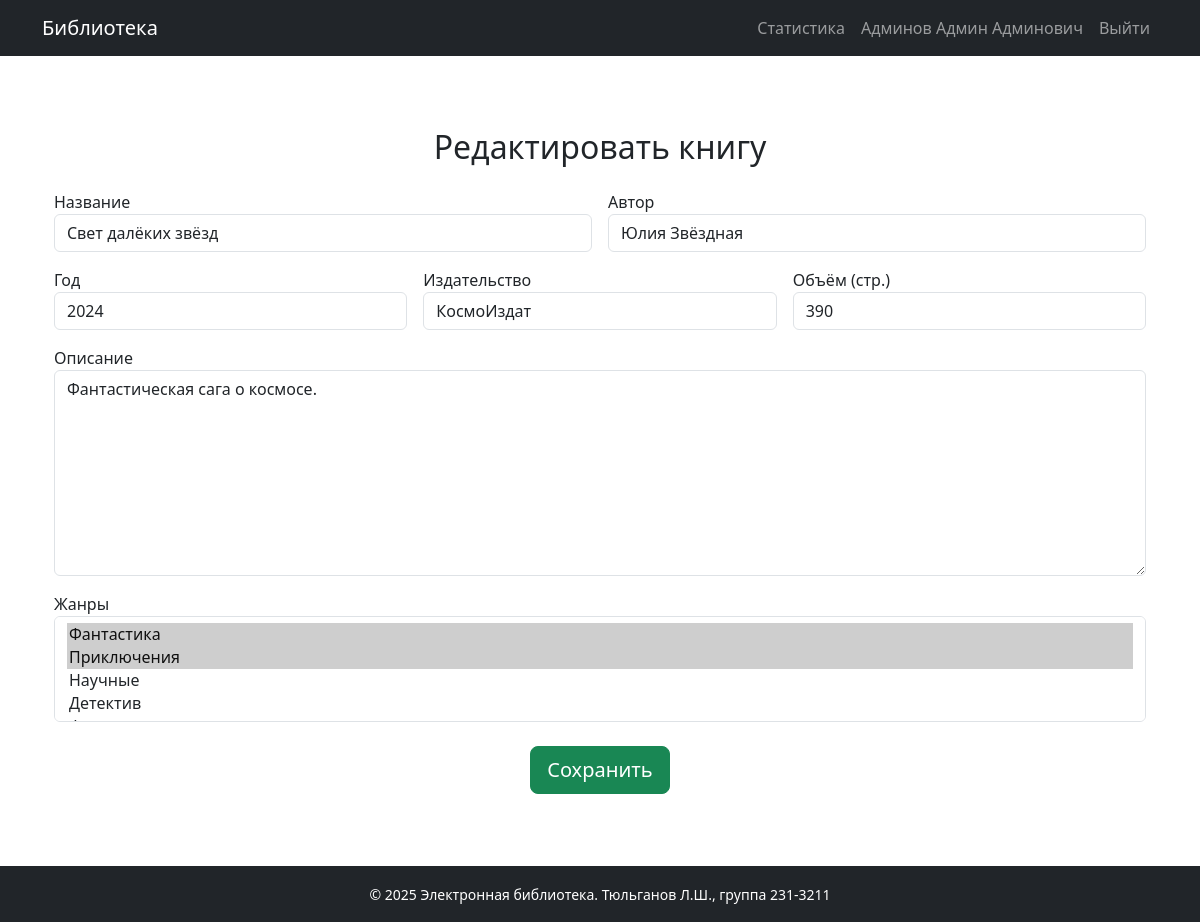
Page /edit/21 (signed in) on the committed database.
### models.py (models this page shows, shortened)
class User(db.Model, UserMixin):
    id = db.Column(db.Integer, primary_key=True)
    username = db.Column(db.String(64), unique=True, nullable=False)
    password_hash = db.Column(db.String(128), nullable=False)
    last_name = db.Column(db.String(64), nullable=False)
    first_name = db.Column(db.String(64), nullable=False)
    middle_name = db.Column(db.String(64), nullable=True)
    role_id = db.Column(db.Integer, db.ForeignKey('role.id'), nullable=False)
    reviews = db.relationship('Review', backref='user', lazy=True)
    view_history = db.relationship('ViewHistory', backref='user', lazy=True)
    def full_name(self):
        return f"{self.last_name} {self.first_name} {self.middle_name or ''}".strip()

class Book(db.Model):
    id = db.Column(db.Integer, primary_key=True)
    title = db.Column(db.String(128), nullable=False)
    description = db.Column(db.Text, nullable=False)
    year = db.Column(db.Integer, nullable=False)
    publisher = db.Column(db.String(128), nullable=False)
    author = db.Column(db.String(128), nullable=False)
    pages = db.Column(db.Integer, nullable=False)
    genres = db.relationship('Genre', secondary=book_genres, back_populates='books')
    cover = db.relationship('Cover', backref='book', uselist=False, cascade="all, delete")
    reviews = db.relationship('Review', backref='book', cascade="all, delete")
    view_history = db.relationship('ViewHistory', backref='book', cascade="all, delete")

### app.py (the view, shortened to what this page needs)
@app.route('/edit/<int:book_id>', methods=['GET', 'POST'])
@login_required
def edit_book(book_id):
    book = Book.query.get_or_404(book_id)
    if current_user.role.name not in ['Администратор', 'Модератор']:
        flash('У вас недостаточно прав.', 'danger')
        return redirect(url_for('index'))
    form = BookForm(obj=book)
    form.genres.choices = [(g.id, g.name) for g in Genre.query.all()]
    if request.method == 'GET':
        form.genres.data = [g.id for g in book.genres]
    return render_template('book_form.html', form=form, title='Редактировать книгу', show_cover_field=False)

### forms.py
class BookForm(FlaskForm):
    title = StringField('Название', validators=[DataRequired(), Length(max=128)])
    description = TextAreaField('Описание', validators=[DataRequired()])
    year = IntegerField('Год', validators=[DataRequired(), NumberRange(min=1000, max=2100)])
    publisher = StringField('Издательство', validators=[DataRequired(), Length(max=128)])
    author = StringField('Автор', validators=[DataRequired(), Length(max=128)])
    pages = IntegerField('Объём (стр.)', validators=[DataRequired(), NumberRange(min=1)])
    genres = SelectMultipleField('Жанры', coerce=int, validators=[DataRequired()])
    cover = FileField('Обложка', validators=[
        FileAllowed(['jpg', 'jpeg', 'png'], 'Только изображения (.jpg, .jpeg, .png)')
    ])
    submit = SubmitField('Сохранить')

### app.py (called while the page is built)
@login_manager.user_loader
def load_user(user_id):
    return User.query.get(int(user_id))

### templates/book_form.html (shortened to what this page needs)
{% extends "base.html" %}
{% block content %}
<div class="container my-5">
  <h2 class="mb-4 text-center">{{ title if title else 'Добавить книгу' }}</h2>
  <form id="book-form" method="POST" {% if show_cover_field %} enctype="multipart/form-data" {% endif %}>
    <div class="row g-3">
      <div class="col-md-6">
        {{ form.title.label }}<br>
        {{ form.title(class="form-control") }}
      </div>
      <div class="col-md-6">
        {{ form.author.label }}<br>
        {{ form.author(class="form-control") }}
      </div>
      <div class="col-md-4">
        {{ form.year.label }}<br>
        {{ form.year(class="form-control") }}
      </div>
      <div class="col-md-4">
        {{ form.publisher.label }}<br>
        {{ form.publisher(class="form-control") }}
      </div>
      <div class="col-md-4">
        {{ form.pages.label }}<br>
        {{ form.pages(class="form-control") }}
      </div>
      <div class="col-12">
        {{ form.description.label }}<br>
        {{ form.description(class="form-control", id="markdown-description", rows="8") }}
      </div>
      <div class="col-12">
        {{ form.genres.label }}<br>
        {{ form.genres(class="form-select", multiple=True) }}
      </div>
      <div class="col-12 text-center mt-4">
        {{ form.submit(class="btn btn-success btn-lg") }}
      </div>
    </div>
  </form>
</div>
{% endblock %}
{% block scripts %}
<link rel="stylesheet" href="https://cdn.jsdelivr.net/npm/easymde/dist/easymde.min.css">
{% endblock %}

### templates/base.html (shortened to what this page needs)
<!doctype html>
<html lang="ru">
<head>
  <link href="https://cdn.jsdelivr.net/npm/bootstrap@5.3.0/dist/css/bootstrap.min.css" rel="stylesheet">
</head>
<body class="d-flex flex-column min-vh-100">
<nav class="navbar navbar-expand-lg navbar-dark bg-dark mb-4">
  <div class="container">
    <a class="navbar-brand" href="{{ url_for('index') }}">Библиотека</a>
    <div class="collapse navbar-collapse" id="navbarNav">
      <ul class="navbar-nav ms-auto">
        {% if current_user.is_authenticated %}
          {% if current_user.role and current_user.role.name == 'Администратор' %}
          <li class="nav-item">
            <a class="nav-link" href="{{ url_for('statistics') }}">Статистика</a>
          </li>
          {% endif %}
          <li class="nav-item">
            <span class="nav-link">{{ current_user.full_name() }}</span>
          </li>
          <li class="nav-item">
            <a class="nav-link" href="{{ url_for('logout') }}">Выйти</a>
          </li>
        {% else %}
          <li class="nav-item">
            <a class="nav-link" href="{{ url_for('login') }}">Войти</a>
          </li>
        {% endif %}
      </ul>
    </div>
  </div>
</nav>
<div class="container mb-4 flex-grow-1">
  {% block content %}{% endblock %}
</div>
<footer class="bg-dark text-white mt-auto py-3">
  <div class="container text-center">
    <small>© 2025 Электронная библиотека. Тюльганов Л.Ш., группа 231-3211</small>
  </div>
</footer>
{% block scripts %}{% endblock %}
</body>
</html>

### rows in the picture
User: full_name "Админов Админ Админович"
Book: title "Свет далёких звёзд", author "Юлия Звёздная", year "2024", publisher "КосмоИздат", pages "390", description "Фантастическая сага о космосе."

### other values in the picture
{{ title if title else 'Добавить книгу' }} "Редактировать книгу"
